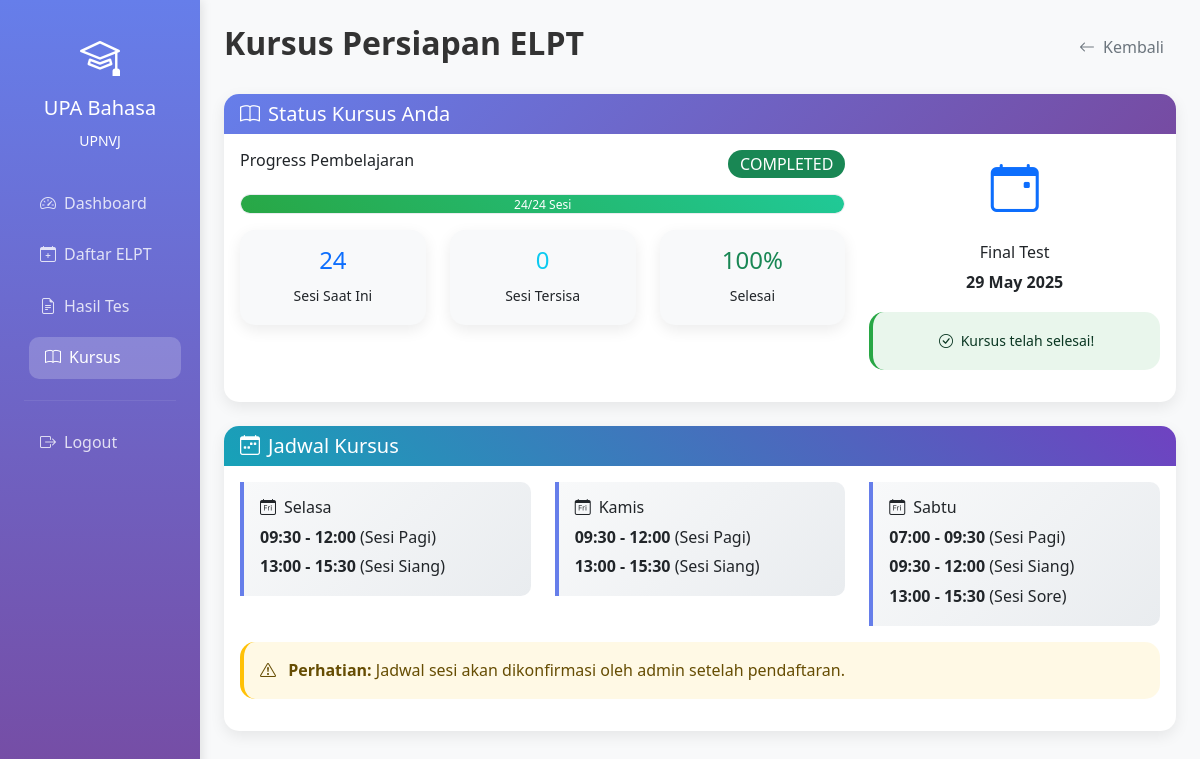
Screenshot of /student/course.php (signed in) with the database file from the repository.
### tables this page shows
CREATE TABLE `courses` (
  `id` int(11) NOT NULL,
  `user_id` int(11) NOT NULL,
  `current_session` int(11) DEFAULT 1,
  `total_sessions` int(11) DEFAULT 24,
  `final_test_date` date DEFAULT NULL,
  `status` enum('active','completed','pending') DEFAULT 'pending',
  `created_at` timestamp NOT NULL DEFAULT current_timestamp(),
  `updated_at` timestamp NOT NULL DEFAULT current_timestamp() ON UPDATE current_timestamp()
);

### config/database.php (called while the page is built, shortened)
<?php
function formatDate($date) {
    return date('d F Y', strtotime($date));
}
?>

### student/course.php (the view, shortened to what this page needs)
<?php
require_once '../config/database.php';
$stmt = $pdo->prepare("SELECT * FROM courses WHERE user_id = ? ORDER BY created_at DESC LIMIT 1");
$stmt->execute([$_SESSION['user_id']]);
$current_course = $stmt->fetch();
?>
<!DOCTYPE html>
<html lang="id">
<head>
    <link href="https://cdn.jsdelivr.net/npm/bootstrap@5.3.0/dist/css/bootstrap.min.css" rel="stylesheet">
    <link href="https://cdn.jsdelivr.net/npm/bootstrap-icons@1.10.0/font/bootstrap-icons.css" rel="stylesheet">
    <link href="../assets/css/custom.css" rel="stylesheet">
    <link href="../assets/css/student.css" rel="stylesheet">
</head>
<body class="bg-light">
    <div class="container-fluid">
        <div class="row">
            <div class="col-md-3 col-lg-2 sidebar p-0">
                <div class="text-white p-4">
                    <div class="text-center mb-4">
                        <i class="bi bi-mortarboard" style="font-size: 2.5rem;"></i>
                        <h5 class="mt-2">UPA Bahasa</h5>
                        <small>UPNVJ</small>
                    </div>
                    <nav class="nav flex-column">
                        <a class="nav-link" href="dashboard.php">
                            <i class="bi bi-speedometer2 me-2"></i>Dashboard
                        </a>
                        <a class="nav-link" href="elpt-registration.php">
                            <i class="bi bi-calendar-plus me-2"></i>Daftar ELPT
                        </a>
                        <a class="nav-link" href="test-results.php">
                            <i class="bi bi-file-earmark-text me-2"></i>Hasil Tes
                        </a>
                        <a class="nav-link active" href="course.php">
                            <i class="bi bi-book me-2"></i>Kursus
                        </a>
                        <hr class="my-3" style="border-color: rgba(255,255,255,0.3);">
                        <a class="nav-link" href="../logout.php">
                            <i class="bi bi-box-arrow-right me-2"></i>Logout
                        </a>
                    </nav>
                </div>
            </div>
            <div class="col-md-9 col-lg-10 p-4">
                <div class="d-flex justify-content-between align-items-center mb-4">
                    <h2 class="fw-bold">Kursus Persiapan ELPT</h2>
                    <a href="dashboard.php" class="btn btn-outline-secondary">
                        <i class="bi bi-arrow-left me-2"></i>Kembali
                    </a>
                </div>
                <?php if ($current_course): ?>
                    <div class="card mb-4">
                        <div class="card-header bg-primary text-white">
                            <h5 class="mb-0"><i class="bi bi-book me-2"></i>Status Kursus Anda</h5>
                        </div>
                        <div class="card-body">
                            <div class="row">
                                <div class="col-lg-8">
                                    <div class="d-flex justify-content-between align-items-center mb-3">
                                        <h6>Progress Pembelajaran</h6>
                                        <span class="badge <?=
                                            $current_course['status'] === 'completed' ? 'bg-success' :
                                            ($current_course['status'] === 'active' ? 'bg-primary' : 'bg-warning text-dark')
                                        ?> fs-6">
                                            <?= strtoupper($current_course['status']) ?>
                                        </span>
                                    </div>
                                    <div class="progress session-progress mb-3">
                                        <div class="progress-bar bg-success" role="progressbar"
                                             style="width: <?= ($current_course['current_session']/$current_course['total_sessions']) * 100 ?>%">
                                            <?= $current_course['current_session'] ?>/<?= $current_course['total_sessions'] ?> Sesi
                                        </div>
                                    </div>
                                    <div class="row text-center">
                                        <div class="col-4">
                                            <div class="card bg-light">
                                                <div class="card-body p-3">
                                                    <h4 class="text-primary"><?= $current_course['current_session'] ?></h4>
                                                    <small>Sesi Saat Ini</small>
                                                </div>
                                            </div>
                                        </div>
                                        <div class="col-4">
                                            <div class="card bg-light">
                                                <div class="card-body p-3">
                                                    <h4 class="text-info"><?= $current_course['total_sessions'] - $current_course['current_session'] ?></h4>
                                                    <small>Sesi Tersisa</small>
                                                </div>
                                            </div>
                                        </div>
                                        <div class="col-4">
                                            <div class="card bg-light">
                                                <div class="card-body p-3">
                                                    <h4 class="text-success"><?= round(($current_course['current_session']/$current_course['total_sessions']) * 100) ?>%</h4>
                                                    <small>Selesai</small>
                                                </div>
                                            </div>
                                        </div>
                                    </div>
                                </div>
                                <div class="col-lg-4">
                                    <div class="text-center">
                                        <i class="bi bi-calendar-event text-primary" style="font-size: 3rem;"></i>
                                        <h6 class="mt-3">Final Test</h6>
                                        <p class="fw-bold"><?= formatDate($current_course['final_test_date']) ?></p>
                                        <?php if ($current_course['status'] === 'active'): ?>
                                            <div class="alert alert-info">
                                                <small>
                                                    <i class="bi bi-info-circle me-1"></i>
                                                    Anda sedang mengikuti kursus sesi ke-<?= $current_course['current_session'] ?>
                                                </small>
                                            </div>
                                        <?php elseif ($current_course['status'] === 'completed'): ?>
                                            <div class="alert alert-success">
                                                <small>
                                                    <i class="bi bi-check-circle me-1"></i>
                                                    Kursus telah selesai!
                                                </small>
                                            </div>
                                        <?php endif; ?>
                                    </div>
                                </div>
                            </div>
                        </div>
                    </div>
                    <div class="card">
                        <div class="card-header bg-info text-white">
                            <h5 class="mb-0"><i class="bi bi-calendar-week me-2"></i>Jadwal Kursus</h5>
                        </div>
                        <div class="card-body">
                            <div class="row g-4">
                                <div class="col-md-4">
                                    <div class="schedule-item p-3">
                                        <h6><i class="bi bi-calendar-day me-2"></i>Selasa</h6>
                                        <p class="mb-1"><strong>09:30 - 12:00</strong> (Sesi Pagi)</p>
                                        <p class="mb-0"><strong>13:00 - 15:30</strong> (Sesi Siang)</p>
                                    </div>
                                </div>
                                <div class="col-md-4">
                                    <div class="schedule-item p-3">
                                        <h6><i class="bi bi-calendar-day me-2"></i>Kamis</h6>
                                        <p class="mb-1"><strong>09:30 - 12:00</strong> (Sesi Pagi)</p>
                                        <p class="mb-0"><strong>13:00 - 15:30</strong> (Sesi Siang)</p>
                                    </div>
                                </div>
                                <div class="col-md-4">
                                    <div class="schedule-item p-3">
                                        <h6><i class="bi bi-calendar-day me-2"></i>Sabtu</h6>
                                        <p class="mb-1"><strong>07:00 - 09:30</strong> (Sesi Pagi)</p>
                                        <p class="mb-1"><strong>09:30 - 12:00</strong> (Sesi Siang)</p>
                                        <p class="mb-0"><strong>13:00 - 15:30</strong> (Sesi Sore)</p>
                                    </div>
                                </div>
                            </div>
                            <div class="alert alert-warning mt-3">
                                <i class="bi bi-exclamation-triangle me-2"></i>
                                <strong>Perhatian:</strong> Jadwal sesi akan dikonfirmasi oleh admin setelah pendaftaran.
                            </div>
                        </div>
                    </div>
                <?php endif; ?>
            </div>
        </div>
    </div>
</body>
</html>

### assets/css/custom.css (style rules this page uses)
:root { --primary-gradient: linear-gradient(135deg, #667eea 0%, #764ba2 100%); --admin-gradient: linear-gradient(180deg, #dc3545 0%, #6f42c1 100%); --success-gradient: linear-gradient(45deg, #28a745, #20c997); --warning-gradient: linear-gradient(45deg, #ffc107, #fd7e14); --info-gradient: linear-gradient(45deg, #17a2b8, #6f42c1); --danger-gradient: linear-gradient(45deg, #dc3545, #e83e8c); --shadow-sm: 0 2px 4px rgba(0,0,0,0.1); --shadow-md: 0 4px 8px rgba(0,0,0,0.15); --shadow-lg: 0 8px 24px rgba(0,0,0,0.15); --shadow-xl: 0 20px 40px rgba(0,0,0,0.1); --border-radius: 15px; --border-radius-sm: 10px; --border-radius-lg: 20px; }
body { font-family: 'Segoe UI', Tahoma, Geneva, Verdana, sans-serif; line-height: 1.6; color: #333; }
.card { border: none; border-radius: var(--border-radius); box-shadow: var(--shadow-sm); transition: all 0.3s ease; }
.card-header { border-radius: var(--border-radius) var(--border-radius) 0 0 !important; border: none; font-weight: 600; }
.card-header.bg-primary { background: var(--primary-gradient) !important; }
.card-header.bg-info { background: var(--info-gradient) !important; }
.btn { border-radius: var(--border-radius-sm); font-weight: 500; transition: all 0.3s ease; border: none; }
.alert { border: none; border-radius: var(--border-radius); border-left: 4px solid; }
.alert-success { border-left-color: #28a745; background-color: rgba(40, 167, 69, 0.1); }
.alert-warning { border-left-color: #ffc107; background-color: rgba(255, 193, 7, 0.1); }
.badge { font-weight: 500; padding: 6px 12px; border-radius: 20px; }
.progress { border-radius: var(--border-radius-sm); box-shadow: inset 0 1px 2px rgba(0,0,0,0.1); }
.progress-bar { border-radius: var(--border-radius-sm); background: var(--primary-gradient); }
.sidebar { background: var(--admin-gradient); box-shadow: 2px 0 10px rgba(0,0,0,0.1); }
.sidebar .nav-link { color: rgba(255, 255, 255, 0.8) !important; border-radius: var(--border-radius-sm); margin: 2px 0; transition: all 0.3s ease; font-weight: 500; }
.sidebar .nav-link:hover, .sidebar .nav-link.active { background: rgba(255, 255, 255, 0.2); color: white !important; transform: translateX(5px); }
.sidebar .nav-link i { width: 20px; text-align: center; }
.schedule-item { background: linear-gradient(135deg, #f8f9fa 0%, #e9ecef 100%); border-left: 4px solid #667eea; border-radius: 0 var(--border-radius-sm) var(--border-radius-sm) 0; transition: all 0.3s ease; }

### assets/css/student.css (style rules this page uses)
.sidebar { min-height: 100vh; background: linear-gradient(180deg, #667eea 0%, #764ba2 100%); }
.sidebar .nav-link { color: rgba(255, 255, 255, 0.8) !important; border-radius: 10px; margin: 5px 0; font-weight: 500; transition: all 0.3s ease; }
.sidebar .nav-link:hover, .sidebar .nav-link.active { background: rgba(255, 255, 255, 0.2); color: white !important; transform: translateX(5px); }
.sidebar .nav-link i { width: 20px; text-align: center; }
.card { border: none; border-radius: 15px; box-shadow: 0 5px 15px rgba(0, 0, 0, 0.08); transition: all 0.3s ease; }
.card-header { background: linear-gradient(45deg, #667eea, #764ba2); color: white; border-radius: 15px 15px 0 0 !important; border: none; font-weight: 600; }
.session-progress { height: 20px; border-radius: 10px; background-color: #f8f9fa; border: 1px solid #e9ecef; }
.session-progress .progress-bar { border-radius: 8px; background: linear-gradient(45deg, #28a745, #20c997); }
.schedule-item { background: linear-gradient(135deg, #f8f9fa 0%, #e9ecef 100%); border-left: 4px solid #667eea; border-radius: 0 10px 10px 0; transition: all 0.3s ease; }

### rows the page displays
courses: status "COMPLETED", current_session "24", total_sessions "24", $current_course['total_sessions'] - $current_course['current_session'] "0", ($current_course['current_session']/$current_course['total_sessions']) * 100 "100", final_test_date "29 May 2025"
